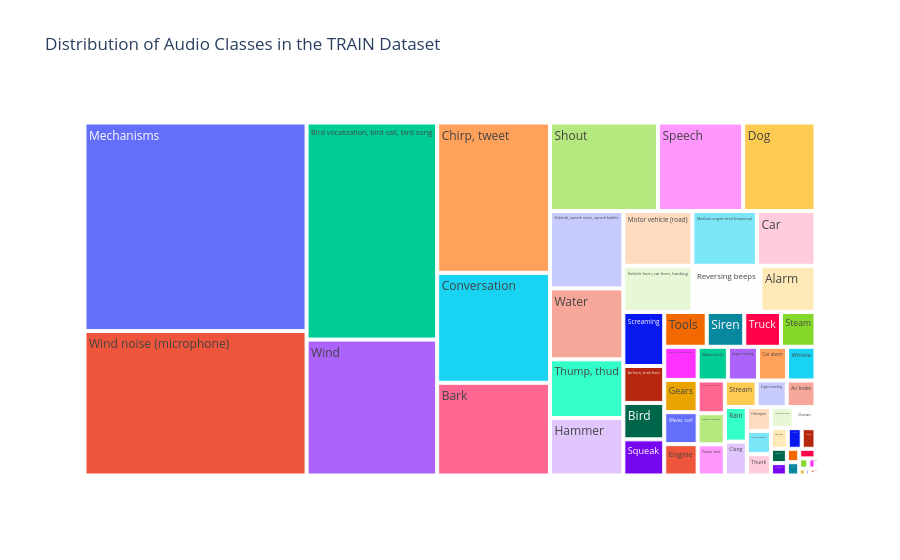

Notebook source saved alongside this figure:
### Code cell
class_counts = pd_train['display_name'].value_counts().reset_index()
class_counts.columns = ['display_name', 'count']

fig = px.treemap(class_counts, 
                 path=['display_name'], 
                 values='count',
                 title='Distribution of Audio Classes in the TRAIN Dataset')

fig.show()

### Figure 1 — Plotly figure (JSON) as saved in the notebook; plotly's stock layout.template omitted (floating-point values rounded to 4 significant figures)
{"data": [{"branchvalues": "total", "domain": {"x": [0, 1], "y": [0, 1]}, "hovertemplate": "labels=%{label}<br>count=%{value}<br>parent=%{parent}<br>id=%{id}<extra></extra>", "ids": ["Air brake", "Air conditioning", "Air horn, truck horn", "Alarm", "Ambulance (siren)", "Bark", "Bird", "Bird vocalization, bird call, bird song", "Buzzer", "Car", "Car alarm", "Car passing by", "Chirp tone", "Chirp, tweet", "Clang", "Conversation", "Dog", "Domestic animals, pets", "Emergency vehicle", "Engine", "Engine knocking", "Engine starting", "Gears", "Hammer", "Heavy engine (low frequency)", "Helicopter", "Hubbub, speech noise, speech babble", "Light engine (high frequency)", "Mechanical fan", "Mechanisms", "Medium engine (mid frequency)", "Motor vehicle (road)", "Motorcycle", "Ocean", "Outside, urban or manmade", "Power tool", "Pulleys", "Rain", "Rain on surface", "Raindrop", "Reversing beeps", "Rumble", "Sailboat, sailing ship", "Screaming", "Ship", "Shout", "Siren", "Speech", "Squawk", "Squeak", "Steam", "Stream", "Thump, thud", "Thunk", "Tools", "Traffic noise, roadway noise", "Truck", "Vehicle horn, car horn, honking", "Water", "Waves, surf", "Whistle", "White noise", "Wind", "Wind noise (microphone)"], "labels": ["Air brake", "Air conditioning", "Air horn, truck horn", "Alarm", "Ambulance (siren)", "Bark", "Bird", "Bird vocalization, bird call, bird song", "Buzzer", "Car", "Car alarm", "Car passing by", "Chirp tone", "Chirp, tweet", "Clang", "Conversation", "Dog", "Domestic animals, pets", "Emergency vehicle", "Engine", "Engine knocking", "Engine starting", "Gears", "Hammer", "Heavy engine (low frequency)", "Helicopter", "Hubbub, speech noise, speech babble", "Light engine (high frequency)", "Mechanical fan", "Mechanisms", "Medium engine (mid frequency)", "Motor vehicle (road)", "Motorcycle", "Ocean", "Outside, urban or manmade", "Power tool", "Pulleys", "Rain", "Rain on surface", "Raindrop", "Reversing beeps", "Rumble", "Sailboat, sailing ship", "Screaming", "Ship", "Shout", "Siren", "Speech", "Squawk", "Squeak", "Steam", "Stream", "Thump, thud", "Thunk", "Tools", "Traffic noise, roadway noise", "Truck", "Vehicle horn, car horn, honking", "Water", "Waves, surf", "Whistle", "White noise", "Wind", "Wind noise (microphone)"], "name": "", "parents": ["", "", "", "", "", "", "", "", "", "", "", "", "", "", "", "", "", "", "", "", "", "", "", "", "", "", "", "", "", "", "", "", "", "", "", "", "", "", "", "", "", "", "", "", "", "", "", "", "", "", "", "", "", "", "", "", "", "", "", "", "", "", "", ""], "type": "treemap", "values": [409, 88, 809, 1364, 154, 5602, 798, 15183, 185, 1718, 525, 300, 39, 9082, 399, 6645, 3431, 23, 122, 561, 428, 543, 578, 2260, 477, 311, 3040, 89, 257, 24798, 1891, 2026, 546, 247, 1, 453, 16, 407, 454, 17, 1682, 84, 105, 1183, 152, 5120, 700, 4040, 3, 792, 643, 451, 2305, 276, 792, 592, 685, 1710, 2789, 572, 513, 50, 9507, 17190]}], "layout": {"legend": {"tracegroupgap": 0}, "title": {"text": "Distribution of Audio Classes in the TRAIN Dataset"}}}
